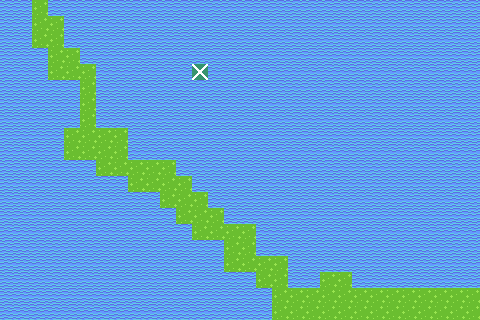

A level layout from a 2D game, rendered from its tile map. Below: a short description, then the map file with its tile-grid data intact:
An orthogonal 30x20 tile map with 16x16 px tiles, 2 tile layers (Ground, Path).

<map version="1.8" tiledversion="1.8.4" orientation="orthogonal" renderorder="right-down" width="30" height="20" tilewidth="16" tileheight="16" infinite="0" nextlayerid="3" nextobjectid="1">
 <editorsettings>
  <export target="testmap.json" format="json" />
 </editorsettings>
 <tileset firstgid="1" source="tileset.tsx" />
 <layer id="1" name="Ground" width="30" height="20">
  <data encoding="csv">
2,2,2,2,2,2,2,2,2,2,2,2,2,2,2,2,2,2,2,2,2,2,2,2,2,2,2,2,2,2,
2,2,2,2,2,2,2,2,2,2,2,2,2,2,2,2,2,2,2,2,2,2,2,2,2,2,2,2,2,2,
2,2,2,2,2,2,2,2,2,2,2,2,2,2,2,2,2,2,2,2,2,2,2,2,2,2,2,2,2,2,
2,2,2,2,2,2,2,2,2,2,2,2,2,2,2,2,2,2,2,2,2,2,2,2,2,2,2,2,2,2,
2,2,2,2,2,2,2,2,2,2,2,2,2,2,2,2,2,2,2,2,2,2,2,2,2,2,2,2,2,2,
2,2,2,2,2,2,2,2,2,2,2,2,2,2,2,2,2,2,2,2,2,2,2,2,2,2,2,2,2,2,
2,2,2,2,2,2,2,2,2,2,2,2,2,2,2,2,2,2,2,2,2,2,2,2,2,2,2,2,2,2,
2,2,2,2,2,2,2,2,2,2,2,2,2,2,2,2,2,2,2,2,2,2,2,2,2,2,2,2,2,2,
2,2,2,2,2,2,2,2,2,2,2,2,2,2,2,2,2,2,2,2,2,2,2,2,2,2,2,2,2,2,
2,2,2,2,2,2,2,2,2,2,2,2,2,2,2,2,2,2,2,2,2,2,2,2,2,2,2,2,2,2,
2,2,2,2,2,2,2,2,2,2,2,2,2,2,2,2,2,2,2,2,2,2,2,2,2,2,2,2,2,2,
2,2,2,2,2,2,2,2,2,2,2,2,2,2,2,2,2,2,2,2,2,2,2,2,2,2,2,2,2,2,
2,2,2,2,2,2,2,2,2,2,2,2,2,2,2,2,2,2,2,2,2,2,2,2,2,2,2,2,2,2,
2,2,2,2,2,2,2,2,2,2,2,2,2,2,2,2,2,2,2,2,2,2,2,2,2,2,2,2,2,2,
2,2,2,2,2,2,2,2,2,2,2,2,2,2,2,2,2,2,2,2,2,2,2,2,2,2,2,2,2,2,
2,2,2,2,2,2,2,2,2,2,2,2,2,2,2,2,2,2,2,2,2,2,2,2,2,2,2,2,2,2,
2,2,2,2,2,2,2,2,2,2,2,2,2,2,2,2,2,2,2,2,2,2,2,2,2,2,2,2,2,2,
2,2,2,2,2,2,2,2,2,2,2,2,2,2,2,2,2,2,2,2,2,2,2,2,2,2,2,2,2,2,
2,2,2,2,2,2,2,2,2,2,2,2,2,2,2,2,2,2,2,2,2,2,2,2,2,2,2,2,2,2,
2,2,2,2,2,2,2,2,2,2,2,2,2,2,2,2,2,2,2,2,2,2,2,2,2,2,2,2,2,2
</data>
 </layer>
 <layer id="2" name="Path" width="30" height="20">
  <data encoding="csv">
0,0,1,0,0,0,0,0,0,0,0,0,0,0,0,0,0,0,0,0,0,0,0,0,0,0,0,0,0,0,
0,0,1,1,0,0,0,0,0,0,0,0,0,0,0,0,0,0,0,0,0,0,0,0,0,0,0,0,0,0,
0,0,1,1,0,0,0,0,0,0,0,0,0,0,0,0,0,0,0,0,0,0,0,0,0,0,0,0,0,0,
0,0,0,1,1,0,0,0,0,0,0,0,0,0,0,0,0,0,0,0,0,0,0,0,0,0,0,0,0,0,
0,0,0,1,1,1,0,0,0,0,0,0,4,0,0,0,0,0,0,0,0,0,0,0,0,0,0,0,0,0,
0,0,0,0,0,1,0,0,0,0,0,0,0,0,0,0,0,0,0,0,0,0,0,0,0,0,0,0,0,0,
0,0,0,0,0,1,0,0,0,0,0,0,0,0,0,0,0,0,0,0,0,0,0,0,0,0,0,0,0,0,
0,0,0,0,0,1,0,0,0,0,0,0,0,0,0,0,0,0,0,0,0,0,0,0,0,0,0,0,0,0,
0,0,0,0,1,1,1,1,0,0,0,0,0,0,0,0,0,0,0,0,0,0,0,0,0,0,0,0,0,0,
0,0,0,0,1,1,1,1,0,0,0,0,0,0,0,0,0,0,0,0,0,0,0,0,0,0,0,0,0,0,
0,0,0,0,0,0,1,1,1,1,1,0,0,0,0,0,0,0,0,0,0,0,0,0,0,0,0,0,0,0,
0,0,0,0,0,0,0,0,1,1,1,1,0,0,0,0,0,0,0,0,0,0,0,0,0,0,0,0,0,0,
0,0,0,0,0,0,0,0,0,0,1,1,1,0,0,0,0,0,0,0,0,0,0,0,0,0,0,0,0,0,
0,0,0,0,0,0,0,0,0,0,0,1,1,1,0,0,0,0,0,0,0,0,0,0,0,0,0,0,0,0,
0,0,0,0,0,0,0,0,0,0,0,0,1,1,1,1,0,0,0,0,0,0,0,0,0,0,0,0,0,0,
0,0,0,0,0,0,0,0,0,0,0,0,0,0,1,1,0,0,0,0,0,0,0,0,0,0,0,0,0,0,
0,0,0,0,0,0,0,0,0,0,0,0,0,0,1,1,1,1,0,0,0,0,0,0,0,0,0,0,0,0,
0,0,0,0,0,0,0,0,0,0,0,0,0,0,0,0,1,1,0,0,1,1,0,0,0,0,0,0,0,0,
0,0,0,0,0,0,0,0,0,0,0,0,0,0,0,0,0,1,1,1,1,1,1,1,1,1,1,1,1,1,
0,0,0,0,0,0,0,0,0,0,0,0,0,0,0,0,0,1,1,1,1,1,1,1,1,1,1,1,1,1
</data>
 </layer>
</map>